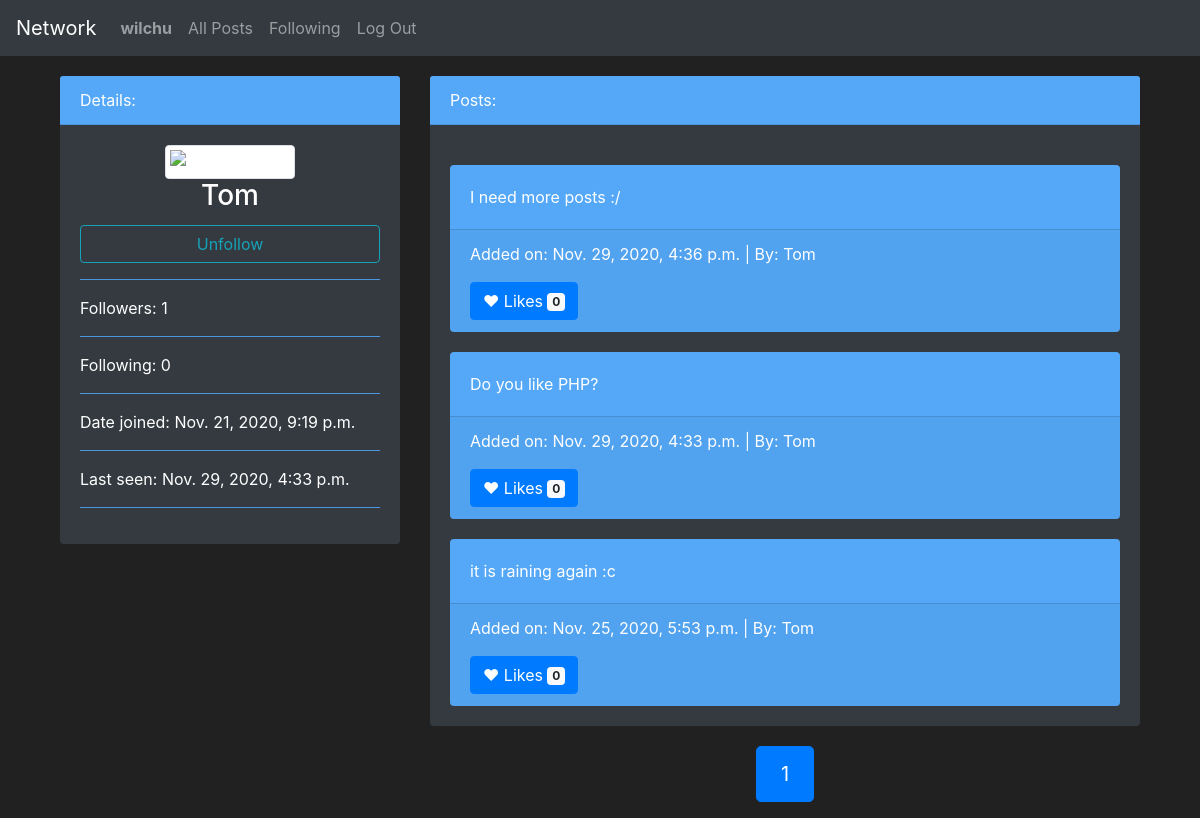
/profil/3 (signed in), run on the app's committed database.
### network/models.py (models this page shows, shortened)
class User(AbstractUser):
    followers = models.IntegerField(default=0)
    following = models.IntegerField(default=0)

class Posts(models.Model):
    post_owner = models.ForeignKey(User, on_delete=models.CASCADE, related_name="post_owner")
    post_content = models.CharField(max_length=2000)
    post_likes = models.IntegerField(default=0)
    post_date = models.DateTimeField(auto_now_add=True)

### network/views.py (the view, shortened to what this page needs)
# urls.py: path("profil/<int:userID>", views.profil, name="profil"),
def profil(request, userID):
    try:
        get_user = User.objects.get(pk=int(userID))
    except ObjectDoesNotExist:
        return HttpResponseNotFound('<h1>User not found</h1>')
    follower = User.objects.get(pk=int(request.user.id))
    follow_object = Follows.objects.filter(follower = follower).filter(target = get_user)
    if follow_object:
        is_following = True
    else:
        is_following = False
    all_posts = Posts.objects.all().filter(post_owner = get_user).order_by('-post_date')
    page = pagination(request, all_posts, 10)
    return render(request, 'network/profil.html', {
        'user_id': get_user.id,
        'user_nickname': get_user.username,
        'user_followers': get_user.followers,
        'user_following': get_user.following,
        'user_joined': get_user.date_joined,
        'user_seen': get_user.last_login,
        'user_posts': page,
        "follow_status": is_following
    })

### network/views.py (called while the page is built)
def pagination(request, data_object, results):
    paginator = Paginator(data_object, results)
    try:
        paginator_result = paginator.page(request.GET.get('page', 1))
    except EmptyPage:
        paginator_result = paginator.page(1)
    return paginator_result

### network/templates/network/profil.html (shortened to what this page needs)
{% extends "network/layout.html" %}
{% block body %}
    <section>
        <div class="container">
            <div class="row">
                <div class="col-md-4">
                    <div class="card text-white bg-dark mb-3">
                        <div class="card-header">Details:</div>
                        <div class="card-body">
                          <div class="text-center">
                            <img src="https://cdn.pixabay.com/photo/2015/10/05/22/37/blank-profile-picture-973460_960_720.png" width="200px;"class="img-thumbnail" alt="Icon of a user">
                            <h3 class="card-title">{{ user_nickname }}</h3>
                          </div>
                          {% if user_nickname != user.username %}
                            <form action="{% url 'profil' user_id %}" method="POST">
                              {% if follow_status == False %}
                                <button type="submit" name="action" value="follow" class="btn btn-outline-info btn-block">Follow</button>
                              {% else %}
                                <button type="submit" name="action" value="unfollow" class="btn btn-outline-info btn-block">Unfollow</button>
                              {% endif %}
                            </form>
                          {% endif %}
                          <hr>
                          <p class="card-text">Followers: {{ user_followers }}</p>
                          <hr>
                          <p class="card-text">Following: {{ user_following }}</p>
                          <hr>
                          <p class="card-text">Date joined: {{ user_joined }}</p>
                          <hr>
                          <p class="card-text">Last seen: {{ user_seen }}</p>
                          <hr>
                        </div>
                      </div>
                </div>
                <div class="col-md-8">
                    <div class="card text-white bg-dark mb-3">
                        <div class="card-header">Posts:</div>
                        <div class="card-body">
                           {% for post in user_posts %}
                              <div class="card bg-blue text-white">
                                <div class="card-body">
                                  <p class="card-text">{{ post.post_content }}</p>
                                </div>
                                <div class="card-footer">
                                  <p>Added on: {{ post.post_date }} | By: {{ post.post_owner }}</p>
                                  <button type="button" class="btn btn-primary">
                                    &hearts; Likes <span class="badge badge-light">{{ post.post_likes }}</span>
                                  </button>
                                </div>
                              </div>
                              {% empty %}
                              <h4>No posts to display yet.</h4>
                           {% endfor %}
                        </div>
                      </div>
                      <section style="margin-top: 20px;">
                        <nav aria-label="Posts pagination">
                          <ul class="pagination justify-content-center pagination-lg">
                            {% for page in user_posts.paginator.page_range %}
                              <li class="page-item {% if page == user_posts.number %} active {% endif %}">
                                <a class="page-link" href="{% url 'profil' user_id %}?page={{ page }}">{{ page }}</a>
                              </li>
                            {% endfor %}
                          </ul>
                        </nav>
                      </section>
                </div>
            </div>
        </div>
    </section>
{% endblock %}

### network/templates/network/layout.html (shortened to what this page needs)
{% load static %}
<!DOCTYPE html>
<html lang="en">
    <head>
        <link rel="stylesheet" href="https://stackpath.bootstrapcdn.com/bootstrap/4.4.1/css/bootstrap.min.css">
        <link href="{% static 'network/styles.css' %}" rel="stylesheet">
    </head>
    <body>
        <nav class="navbar navbar-expand-lg navbar-dark bg-dark">
            <a class="navbar-brand" href="#">Network</a>
            <div>
              <ul class="navbar-nav mr-auto">
                {% if user.is_authenticated %}
                    <li class="nav-item">
                        <a class="nav-link" href="{% url 'profil' user.id %}"><strong>{{ user.username }}</strong></a>
                    </li>
                {% endif %}
                <li class="nav-item">
                  <a class="nav-link" href="{% url 'index' %}">All Posts</a>
                </li>
                {% if user.is_authenticated %}
                    <li class="nav-item">
                        <a class="nav-link" href="{% url 'following' %}">Following</a>
                    </li>
                    <li class="nav-item">
                        <a class="nav-link" href="{% url 'logout' %}">Log Out</a>
                    </li>
                {% endif %}
              </ul>
            </div>
          </nav>
        <div class="body container">
            {% block body %}
            {% endblock %}
        </div>
    </body>
</html>

### network/static/network/styles.css (style rules this page uses)
body { background-color: #212121; color: #fff !important; }
.card { margin-top: 20px; border: none; }
.card-header, hr, .bg-blue { background-color: #54a8f7 !important; }
.page-link { color: #fff; background-color: #323232; border-color: #121212; }

### data on the page
User: username "wilchu"
User: username "Tom", date_joined "Nov. 21, 2020, 9:19 p.m.", last_login "Nov. 29, 2020, 4:33 p.m."
Posts: post_content "I need more posts :/", post_date "Nov. 29, 2020, 4:36 p.m.", post_owner "Tom", post_likes "0"
Posts: post_content "Do you like PHP?", post_date "Nov. 29, 2020, 4:33 p.m.", post_owner "Tom", post_likes "0"
Posts: post_content "it is raining again :c", post_date "Nov. 25, 2020, 5:53 p.m.", post_owner "Tom", post_likes "0"

### other printed values
{{ user_followers }} "1"
{{ user_following }} "0"
{{ page }} "1"
